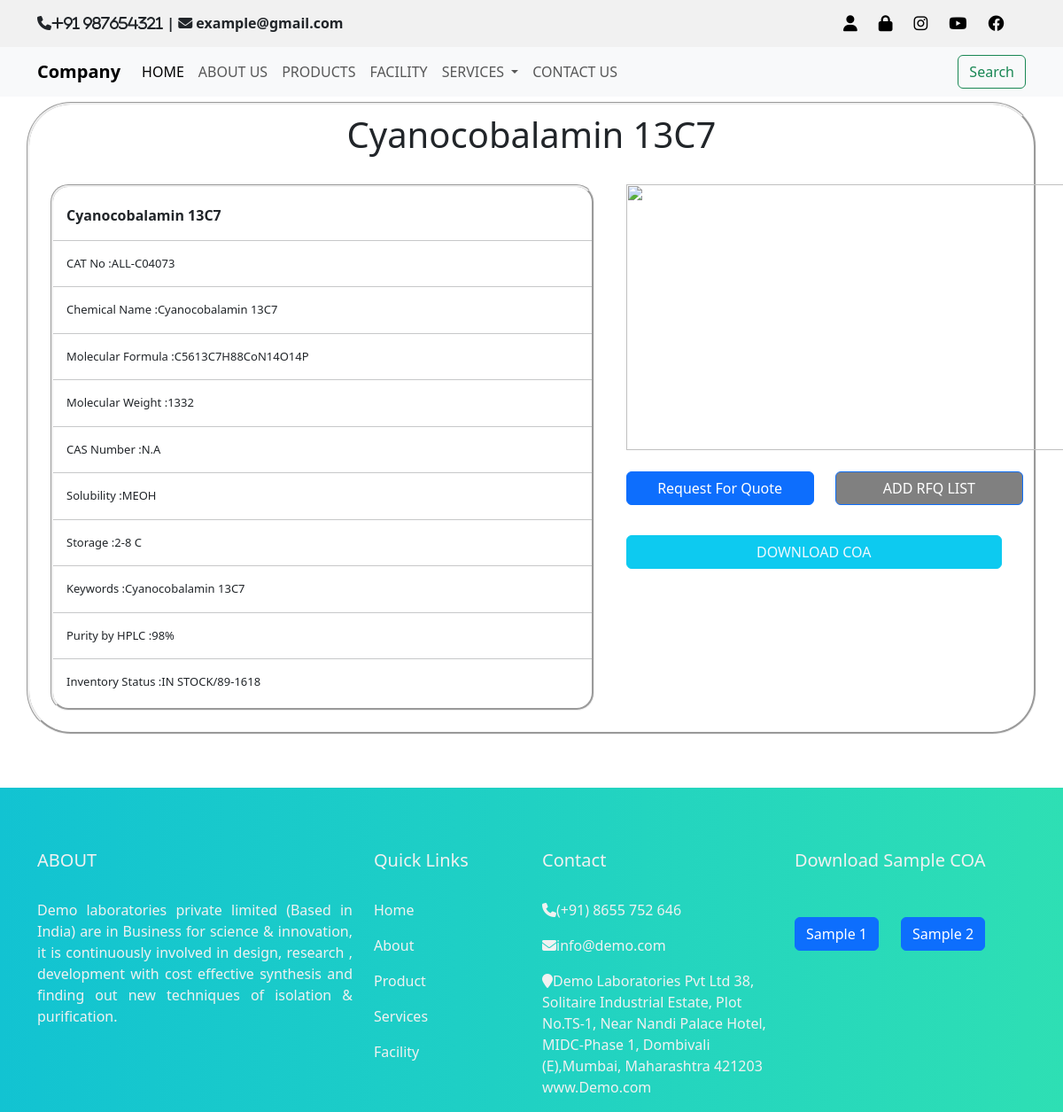
/readmore/1, run on the app's committed database.
### www/models.py (models this page shows)
class fromula(models.Model):
    Product_name=models.CharField(max_length=25)
    CAT_NO= models.CharField(max_length=40)
    Chemical_name= models.CharField(max_length=100)
    Molecular_Formula= models.CharField(max_length=40)
    Molecular_Weight= models.IntegerField()
    CAS_Number= models.CharField(max_length=40)
    Solubility= models.CharField(max_length=40)
    Storage= models.CharField(max_length=40)
    Keywords= models.CharField(max_length=40)
    Purity_by_HPLC= models.CharField(max_length=40)
    Inventory_status= models.CharField(max_length=40)
    image= CloudinaryField('image')

### www/views.py (the view)
# urls.py: path('readmore/<int:id>',views.readmore,name='readmore'),
def readmore(request,id):
    data= fromula.objects.get(id=id)
    return render(request,'readmore.html',{'data':data})

### templates/readmore.html (shortened to what this page needs)
{% include 'navbar.html' %}
<div class="container" style="border-style: groove;border-radius: 50px;margin-top: 6px;">
    <div class="row" style="margin-top: 10px;">
        <div class="col-md-12">
                <div class="panel-heading">
                    <h1 style="text-align: center;">{{data.Product_name}}</h1> <br>
                </div>
                <div class="panel-body">
                    <div class="row">
                        <div class="col-md-7">
                            <div class="container">
                                <ul class="list-group" style="font-size: small;border-style: groove;border-radius: 20px;">
                                <br>
                                <li class="yo" style="font-size: medium;"><strong>{{data.Product_name}}</strong></li> <hr>
                                <li class="yo">CAT No :{{data.CAT_NO}}</li><hr>
                                <li class="yo">Chemical Name :{{data.Chemical_name}}</li> <hr>
                                <li class="yo">Molecular Formula :{{data.Molecular_Formula}}</li> <hr>
                                <li class="yo">Molecular Weight :{{data.Molecular_Weight}}</li> <hr>
                                <li class="yo">CAS Number :{{data.CAS_Number}}</li> <hr>
                                <li class="yo">Solubility :{{data.Solubility}}</li> <hr>
                                <li class="yo">Storage :{{data.Storage}}</li> <hr>
                                <li class="yo">Keywords :{{data.Keywords}}</li> <hr>
                                <li class="yo">Purity by HPLC :{{data.Purity_by_HPLC}}</li> <hr>
                                <li class="yo">Inventory Status :{{data.Inventory_status}}</li> <br>
                            </ul>
                        </div>
                        <br>
                        </div>
                        <div class="col-md-5">
                            <img src="{{data.image.url}}" alt="" srcset="">
                            <br>
                            <br>
                            <div class="row">
                                <div class="col-md-6">
<button type="button" class="btn btn-primary" style="width: 100%;" data-bs-toggle="modal" data-bs-target="#staticBackdrop">
    Request For Quote
  </button>
                                </div>
                                <div class="col-md-6">
                                    <a href="{% url 'cart' data.id %}" style="width:100%; background: grey;" class="btn btn-primary">ADD RFQ LIST</a>
                                </div>
                                <br>
                                <br>
                                <br>
                            <div class="row">
                                <div class="col-md-12">
                                    <a href="" style="width:100%;color: aliceblue;" class="btn btn-info" target="_blank"> DOWNLOAD COA </a>
                                </div>
                            </div>
                            </div>
                        </div>
                    </div>
                </div>
        </div>
    </div>
</div>
     <div class="edufair-footer-1x padding-bottom-large">
        <div class="edufair-footer-content">
              <div class="container">
                  <div class="row">
                      <div class="col-md-4 edufair-footer-address">
                      <h5>ABOUT</h5><br>
                          <p style="text-align:justify;">Demo laboratories private limited (Based in India) are in Business for science &amp; innovation,
                          it is continuously involved in design, research , development with cost effective synthesis
                          and finding out new techniques of isolation &amp; purification.</p>
                      </div>
                      <div class="col-md-2">
<h5>Quick Links</h5><br>
<p>Home </p>
<p>About </p>
<p>Product </p>
<p>Services </p>
<p>Facility </p>
                      </div>
                      <div class="col-md-3">
                      <h5>Contact</h5><br>
                      <p> <i class="fa fa-phone"></i>(+91) 8655 752 646 </p>
                              <p> <i class="fa fa-envelope"></i>info@demo.com </p>
                              <p> <i class="fa fa-map-marker"></i>Demo Laboratories Pvt Ltd 38,
                              Solitaire Industrial Estate,
                              Plot No.TS-1, Near Nandi Palace Hotel,
                              MIDC-Phase 1, Dombivali (E),Mumbai, Maharashtra 421203
                              www.Demo.com</p>
                      </div>
                      <div class="col-md-3">	<h5>Download Sample COA</h5><br>
<a class="edufair-course-text" href="#"><button type="button" class="btn btn-primary">Sample 1</button></a> &nbsp;&nbsp;&nbsp;&nbsp; <a class="edufair-course-text" href="#"><button type="button" class="btn btn-primary">Sample 2</button></a>
                      </div>
                      </div>
                  </div>
              </div>
        </div>

### templates/navbar.html (shortened to what this page needs)
<!doctype html>
<html lang="en">
  <head>
    <link rel="stylesheet" href="https://cdnjs.cloudflare.com/ajax/libs/font-awesome/6.4.0/css/all.min.css" />
    <link href="https://cdn.jsdelivr.net/npm/bootstrap@5.3.0-alpha3/dist/css/bootstrap.min.css" rel="stylesheet">
  </head>
  <body>
        <div class="header">
                <div class="container">
                <i class="fa-solid fa-phone my-3" id="y">+91 987654321</i><strong>  |</strong>
                <i class="fa-solid fa-envelope"></i><strong> example@gmail.com</strong>
                <div class="header-right">
                  <a href="{% url 'register' %}"><i class="fa-solid fa-user"></i></a>
                  <a href="{% url 'login' %}"><i class="fa-solid fa-lock"></i></a>
                    <a href="https://www.instagram.com/the_legend_of_whole_world/" target="_blank"><i
                        class="fa-brands fa-instagram"></i></a> &nbsp;
                        <a href="https://www.youtube.com/channel/UCrbK0hXrXisJMYrZafY0U5Q" target="_blank"><i class="fa-brands fa-youtube"></i></a> &nbsp;
                        <a href="https://www.facebook.com/shantnu.heer/" target="_blank"><i class="fa-brands fa-facebook"></i></a> <br><br>
                    </div>
                </div>
                </div>
        <nav class="navbar navbar-expand-lg bg-body-tertiary">
            <div class="container">
              <a class="navbar-brand" href="#"><strong>Company</strong></a>
              <div class="collapse navbar-collapse" id="navbarSupportedContent">
                <ul class="navbar-nav me-auto mb-2 mb-lg-0">
                  <li class="nav-item">
                    <a class="nav-link active" aria-current="page" href="{% url 'home' %}">HOME</a>
                  </li>
                  <li class="nav-item">
                    <a class="nav-link" href="{% url 'about' %}">ABOUT US</a>
                  </li>
                  <li class="nav-item">
                    <a class="nav-link" href="{% url 'products' %}">PRODUCTS</a>
                  </li>
                  <li class="nav-item">
                    <a class="nav-link" href="{% url 'facilities' %}">FACILITY</a>
                  </li>
                  <li class="nav-item dropdown">
                    <a class="nav-link dropdown-toggle" href="#" role="button" data-bs-toggle="dropdown" aria-expanded="false">
                      SERVICES
                    </a>
                  </li>
                  <li class="nav-item">
                    <a class="nav-link " href="{% url 'contact' %}" >CONTACT US</a>
                  </li>
                </ul>
                <form class="d-flex" role="search"  action="/search" method="post">
                 <a href="{% url 'search' %}" class="btn btn-outline-success"> Search</a>
                </form>
              </div>
            </div>
          </nav>
  </body>
</html>

### templates/navbar.html (style rules this page uses)
.header { overflow: hidden; background-color: #f1f1f1; padding: 2px 10px; }
.header a { float: left; color: black; text-align: center; padding: 12px; text-decoration: none; font-size: 18px; line-height: 25px; border-radius: 4px; }
.header-right { float: right; }

### templates/readmore.html (style rules this page uses)
img { height: 300px; width: 500px; }
ul li { list-style-type: none; }
.yo { margin-left: 15px; }
.edufair-footer-1x { background: linear-gradient(to right, #12C3D2, #2edfb4 ); width: 100%; color: #f1f1f1; padding-top: 70px; margin-top: 60px; }

### data on the page
fromula: Product_name "Cyanocobalamin 13C7", CAT_NO "ALL-C04073", Chemical_name "Cyanocobalamin 13C7", Molecular_Formula "C5613C7H88CoN14O14P", Molecular_Weight "1332", CAS_Number "N.A", Solubility "MEOH", Storage "2-8 C", Keywords "Cyanocobalamin 13C7", Purity_by_HPLC "98%", Inventory_status "IN STOCK/89-1618"
